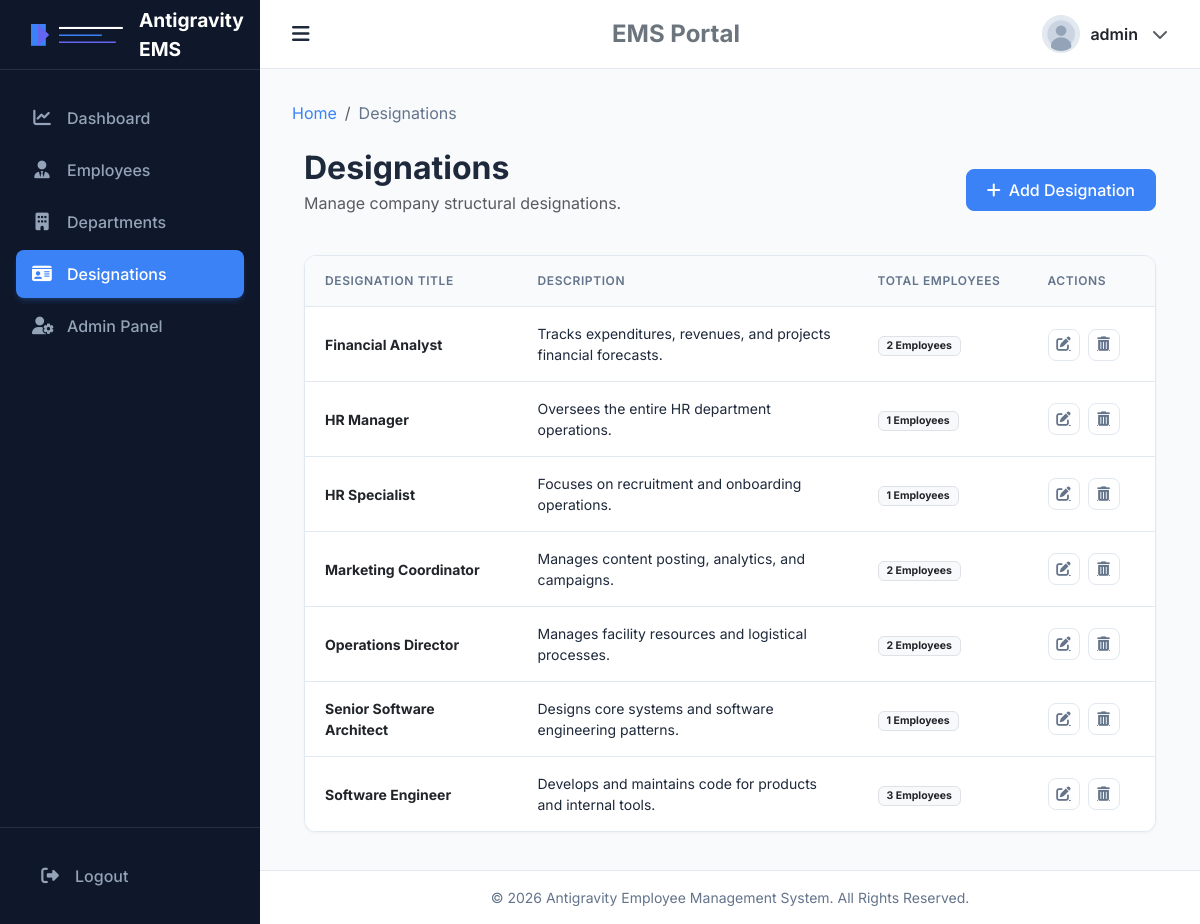
Page /designations/ (signed in) on the committed database.
### designations/models.py (models this page shows, shortened)
class Designation(models.Model):
    name = models.CharField(max_length=100, unique=True)
    description = models.TextField(blank=True, null=True)
    created_at = models.DateTimeField(auto_now_add=True)
    updated_at = models.DateTimeField(auto_now=True)

### designations/views.py (the view)
# urls.py: path('', views.designation_list, name='list'),
@login_required
def designation_list(request):
    designations = Designation.objects.all().order_by('name')
    return render(request, 'designations/designation_list.html', {'designations': designations})

### templates/designations/designation_list.html (shortened to what this page needs)
{% extends 'base.html' %}
{% load static %}
{% block extra_css %}
<link href="{% static 'css/tables.css' %}" rel="stylesheet">
{% endblock %}
{% block breadcrumbs %}
<li class="breadcrumb-item active" aria-current="page">Designations</li>
{% endblock %}
{% block content %}
<div class="container-fluid fade-in">
    <div class="d-flex justify-content-between align-items-center mb-4">
        <div>
            <h2 class="fw-bold mb-1">Designations</h2>
            <p class="text-muted">Manage company structural designations.</p>
        </div>
        <a href="{% url 'designations:add' %}" class="btn btn-primary-custom">
            <i class="fa-solid fa-plus me-2"></i>Add Designation
        </a>
    </div>
    <div class="table-responsive-custom mb-3">
        <table class="table table-custom align-middle">
            <thead>
                <tr>
                    <th style="width: 25%;">Designation Title</th>
                    <th style="width: 40%;">Description</th>
                    <th style="width: 20%;">Total Employees</th>
                    <th style="width: 15%;">Actions</th>
                </tr>
            </thead>
            <tbody>
                {% for desig in designations %}
                <tr>
                    <td class="fw-bold text-dark">{{ desig.name }}</td>
                    <td>{{ desig.description|default:"No description provided" }}</td>
                    <td>
                        <span class="badge bg-light text-dark border px-2 py-1">
                            {{ desig.employees.all.count }} Employees
                        </span>
                    </td>
                    <td>
                        <div class="action-btn-group">
                            <a href="{% url 'designations:edit' desig.pk %}" class="btn-action btn-edit" title="Edit Designation">
                                <i class="fa-solid fa-pen-to-square"></i>
                            </a>
                            <a href="{% url 'designations:delete' desig.pk %}" class="btn-action btn-delete" title="Delete Designation">
                                <i class="fa-solid fa-trash-can"></i>
                            </a>
                        </div>
                    </td>
                </tr>
                {% endfor %}
            </tbody>
        </table>
    </div>
</div>
{% endblock %}

### templates/base.html (shortened to what this page needs)
{% load static %}
<!DOCTYPE html>
<html lang="en">
<head>
    <link href="https://cdn.jsdelivr.net/npm/bootstrap@5.3.2/dist/css/bootstrap.min.css" rel="stylesheet">
    <link href="https://cdnjs.cloudflare.com/ajax/libs/font-awesome/6.4.2/css/all.min.css" rel="stylesheet">
    <link href="{% static 'css/style.css' %}" rel="stylesheet">
    {% block extra_css %}{% endblock %}
    <link href="{% static 'css/responsive.css' %}" rel="stylesheet">
</head>
<body>
    <div id="wrapper">
        {% if user.is_authenticated %}
        <aside id="sidebar">
            <div class="sidebar-header">
                <a href="{% url 'dashboard' %}" class="sidebar-logo">
                    <img src="{% static 'images/logo.png' %}" alt="Logo">
                    <span>Antigravity EMS</span>
                </a>
            </div>
            <ul class="sidebar-menu">
                <li class="sidebar-item {% if request.resolver_match.url_name == 'dashboard' %}active{% endif %}">
                    <a href="{% url 'dashboard' %}" class="sidebar-link">
                        <i class="fa-solid fa-chart-line"></i>
                        <span>Dashboard</span>
                    </a>
                </li>
                <li class="sidebar-item {% if 'employees' in request.path %}active{% endif %}">
                    <a href="{% url 'employees:list' %}" class="sidebar-link">
                        <i class="fa-solid fa-user-tie"></i>
                        <span>Employees</span>
                    </a>
                </li>
                <li class="sidebar-item {% if 'departments' in request.path %}active{% endif %}">
                    <a href="{% url 'departments:list' %}" class="sidebar-link">
                        <i class="fa-solid fa-building"></i>
                        <span>Departments</span>
                    </a>
                </li>
                <li class="sidebar-item {% if 'designations' in request.path %}active{% endif %}">
                    <a href="{% url 'designations:list' %}" class="sidebar-link">
                        <i class="fa-solid fa-id-card"></i>
                        <span>Designations</span>
                    </a>
                </li>
                {% if user.is_superuser %}
                <li class="sidebar-item">
                    <a href="/admin/" class="sidebar-link" target="_blank">
                        <i class="fa-solid fa-user-gear"></i>
                        <span>Admin Panel</span>
                    </a>
                </li>
                {% endif %}
            </ul>
            <div class="sidebar-footer">
                <a href="{% url 'logout' %}" class="sidebar-link text-danger-custom" onclick="return confirm('Are you sure you want to logout?');">
                    <i class="fa-solid fa-right-from-bracket"></i>
                    <span>Logout</span>
                </a>
            </div>
        </aside>
        {% endif %}
        <div id="content-wrapper">
            {% if user.is_authenticated %}
            <header class="top-navbar">
                <button id="sidebarToggle" class="navbar-toggle-btn">
                    <i class="fa-solid fa-bars"></i>
                </button>
                <h4 class="m-0 fw-bold text-secondary d-none d-sm-block">EMS Portal</h4>
                <div class="dropdown user-profile-dropdown">
                    <button class="dropdown-toggle" type="button" id="profileDropdown" data-bs-toggle="dropdown" aria-expanded="false">
                        <img src="{% static 'images/default-avatar.png' %}" alt="Avatar" class="user-avatar-small">
                        <span class="fw-semibold text-dark fs-6">{{ user.username }}</span>
                        <i class="fa-solid fa-chevron-down fs-7 text-muted ms-1"></i>
                    </button>
                </div>
            </header>
            {% endif %}
            <main class="main-content">
                {% if user.is_authenticated %}
                <nav aria-label="breadcrumb" class="mb-4">
                    <ol class="breadcrumb">
                        <li class="breadcrumb-item"><a href="{% url 'dashboard' %}">Home</a></li>
                        {% block breadcrumbs %}{% endblock %}
                    </ol>
                </nav>
                {% endif %}
                {% block content %}{% endblock %}
            </main>
            <footer class="footer">
                <div class="container-fluid">
                    <span class="mb-0">&copy; {% now "Y" %} Antigravity Employee Management System. All Rights Reserved.</span>
                </div>
            </footer>
        </div>
    </div>
</body>
</html>

### static/css/style.css (style rules this page uses)
:root { --primary-color: #3b82f6; --primary-dark: #1d4ed8; --secondary-color: #0f172a; --bg-light: #f8fafc; --card-bg: #ffffff; --text-main: #1e293b; --text-muted: #64748b; --border-color: #e2e8f0; --accent-color: #6366f1; --success-color: #10b981; --warning-color: #f59e0b; --danger-color: #ef4444; --sidebar-width: 260px; --navbar-height: 70px; --transition-speed: 0.3s; }
body { font-family: 'Inter', sans-serif; background-color: var(--bg-light); color: var(--text-main); overflow-x: hidden; }
.fade-in { animation: fadeIn var(--transition-speed) ease-out forwards; }
#wrapper { display: flex; width: 100vw; height: 100vh; overflow: hidden; }
#sidebar { width: var(--sidebar-width); min-width: var(--sidebar-width); background-color: var(--secondary-color); color: #ffffff; height: 100%; transition: all var(--transition-speed) ease; display: flex; flex-direction: column; z-index: 1000; }
#sidebar .sidebar-header { height: var(--navbar-height); display: flex; align-items: center; padding: 0 1.5rem; border-bottom: 1px solid rgba(255, 255, 255, 0.1); }
#sidebar .sidebar-logo { display: flex; align-items: center; gap: 10px; text-decoration: none; color: #ffffff; font-weight: 700; font-size: 1.2rem; }
#sidebar .sidebar-logo img { height: 35px; width: auto; }
#sidebar .sidebar-menu { list-style: none; padding: 1.5rem 0; margin: 0; flex-grow: 1; overflow-y: auto; }
#sidebar .sidebar-item { margin-bottom: 0.25rem; padding: 0 1rem; }
#sidebar .sidebar-link { display: flex; align-items: center; gap: 15px; padding: 0.75rem 1rem; color: #94a3b8; text-decoration: none; border-radius: 8px; font-weight: 500; transition: all 0.2s ease; }
#sidebar .sidebar-link i { font-size: 1.1rem; width: 20px; text-align: center; }
#sidebar .sidebar-item.active .sidebar-link { color: #ffffff; background-color: var(--primary-color); box-shadow: 0 4px 6px -1px rgba(59, 130, 246, 0.2), 0 2px 4px -2px rgba(59, 130, 246, 0.2); }
#sidebar .sidebar-footer { padding: 1.5rem; border-top: 1px solid rgba(255, 255, 255, 0.1); }
#content-wrapper { flex-grow: 1; display: flex; flex-direction: column; height: 100%; overflow: hidden; }
.top-navbar { height: var(--navbar-height); background-color: #ffffff; border-bottom: 1px solid var(--border-color); display: flex; align-items: center; justify-content: space-between; padding: 0 1.5rem; z-index: 999; }
.navbar-toggle-btn { background: none; border: none; color: var(--text-main); font-size: 1.25rem; cursor: pointer; padding: 0.5rem; border-radius: 6px; transition: background-color 0.2s; }
.user-profile-dropdown .dropdown-toggle { display: flex; align-items: center; gap: 10px; background: none; border: none; padding: 0.25rem 0.5rem; cursor: pointer; }
.user-profile-dropdown .dropdown-toggle::after { display: none; }
.user-avatar-small { width: 38px; height: 38px; border-radius: 50%; object-fit: cover; border: 2px solid var(--border-color); }
.main-content { flex-grow: 1; padding: 2rem; overflow-y: auto; background-color: var(--bg-light); }
.breadcrumb-item a { color: var(--primary-color); text-decoration: none; }
.breadcrumb-item.active { color: var(--text-muted); }
.footer { background-color: #ffffff; border-top: 1px solid var(--border-color); padding: 1rem 2rem; text-align: center; color: var(--text-muted); font-size: 0.875rem; }
.btn-primary-custom { background-color: var(--primary-color); border-color: var(--primary-color); color: #ffffff; font-weight: 500; padding: 0.5rem 1.25rem; border-radius: 8px; transition: all 0.2s ease; }

### rows in the picture
Designation: name "Financial Analyst", description "Tracks expenditures, revenues, and projects financial forecasts.", employees.all.count "2"
Designation: name "HR Manager", description "Oversees the entire HR department operations.", employees.all.count "1"
Designation: name "HR Specialist", description "Focuses on recruitment and onboarding operations.", employees.all.count "1"
Designation: name "Marketing Coordinator", description "Manages content posting, analytics, and campaigns.", employees.all.count "2"
Designation: name "Operations Director", description "Manages facility resources and logistical processes.", employees.all.count "2"
Designation: name "Senior Software Architect", description "Designs core systems and software engineering patterns.", employees.all.count "1"
Designation: name "Software Engineer", description "Develops and maintains code for products and internal tools.", employees.all.count "3"

### other values in the picture
{{ user.username }} "admin"
